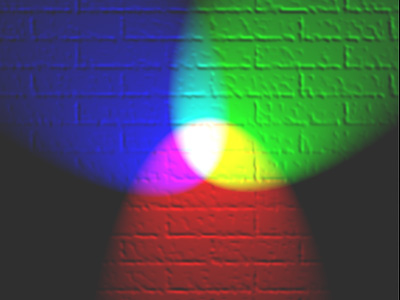
#> input picture 02.Drawing Shapes/image.jpg, 400 x 300 px, found by its file name
$ jupyter execute 'Line, Circle, Rectangle.ipynb'
#> lines starting #> are read from the running program, lines starting #| are printed output that depends on the picture
[cell 1]
import cv2

[cell 2]
from google.colab.patches import cv2_imshow

[cell 3]
img = cv2.imread("/content/image.jpg")
#> img is the input picture: shape (300, 400, 3); mean B, G, R 81.4, 84.6, 74.3

[cell 4]
cv2_imshow(img)

## Line

[cell 5]
img = cv2.imread("/content/image.jpg")

[cell 6]
startCoordinates = (50,20)
endCoordinates = (50, 90)
thickness = 9
color = (255, 255, 255)

[cell 7]
imgWithLine = cv2.line(img, startCoordinates, endCoordinates, color, thickness)

[cell 8]
cv2_imshow(imgWithLine)

## Circle

[cell 9]
img = cv2.imread("/content/image.jpg")

[cell 10]
centerCoordinates = (100,100)
radius = 39
thickness = 9
color = (255, 255, 255)

[cell 11]
imgWithCircle = cv2.circle(img, centerCoordinates, radius, color, thickness)
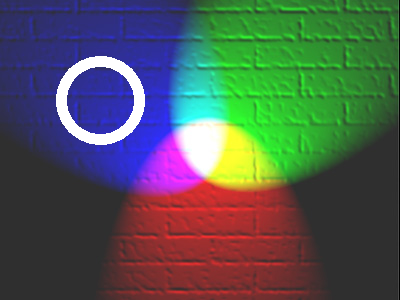
#> imgWithCircle: shape (300, 400, 3); mean B, G, R 83.5, 89.2, 79

[cell 12]
cv2_imshow(imgWithCircle)

## Rectangle

[cell 13]
img = cv2.imread("/content/image.jpg")

[cell 14]
startCoordinates = (50,20)
endCoordinates = (300, 90)
thickness = 9
color = (255, 255, 255)

[cell 15]
imgWithRectangle = cv2.rectangle(img, startCoordinates, endCoordinates, color, thickness)
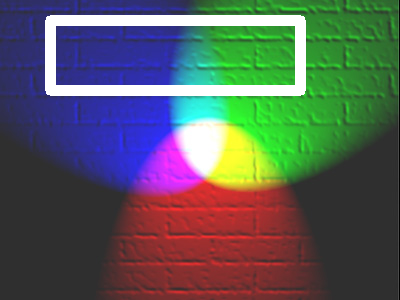
#> imgWithRectangle: shape (300, 400, 3); mean B, G, R 90, 93.2, 86.4
